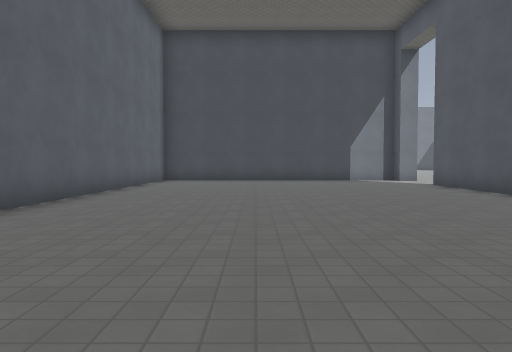
[1] (above)

24 first-person views from a walk through a level from a Godot 3-D game. The camera is 1.3 m above the floor, tilts 2° down and sees 70° across. The floor is counted in squares, 2 m on a side. Each view is taken from the middle of a square. On the plan, view 1 faces up. The plan holds only what a view shows up to about 11 squares ahead; the rest is blank. The place goes on beyond the plan. Surface patterns are stand-ins for the level's own textures.

[2]
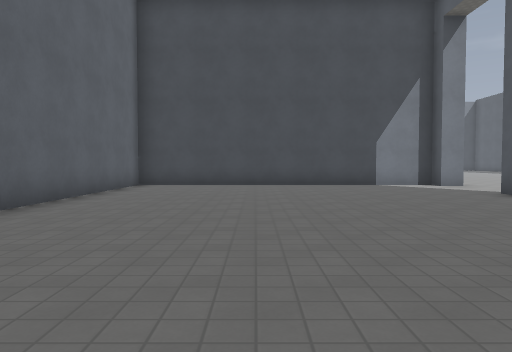

[3]
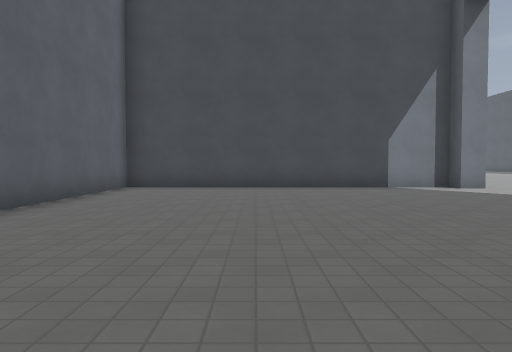

[4]
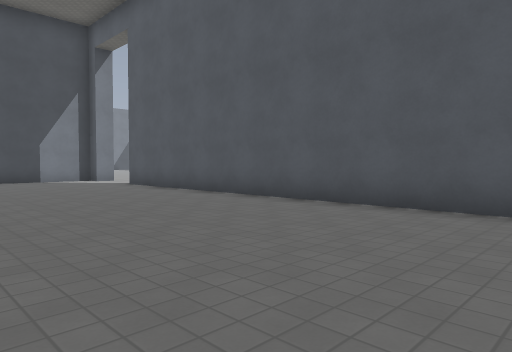

[5]
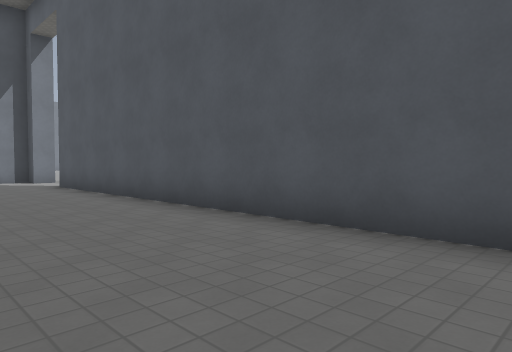

[6]
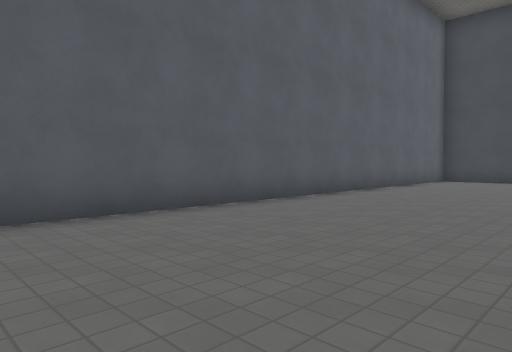

[7]
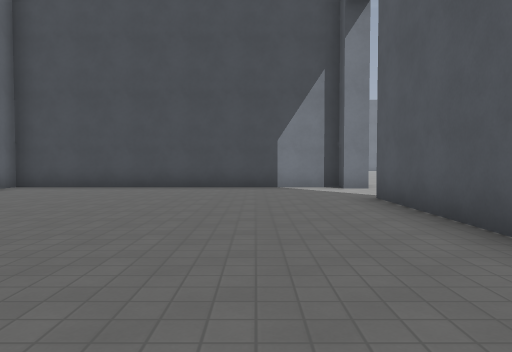

[8]
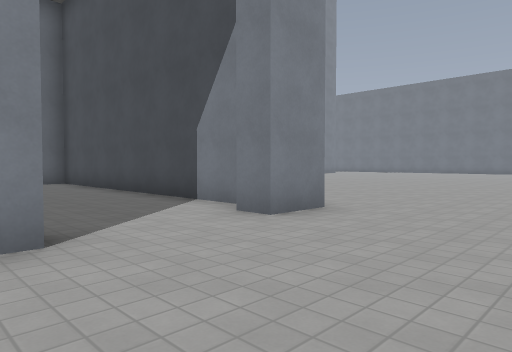

[9]
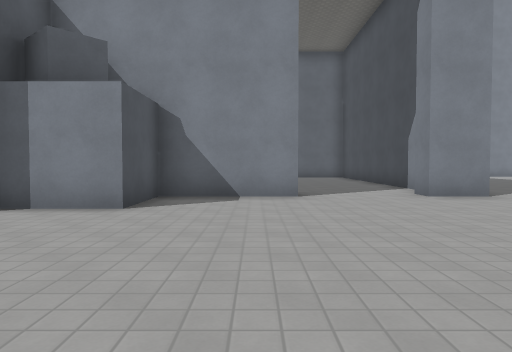

[10]
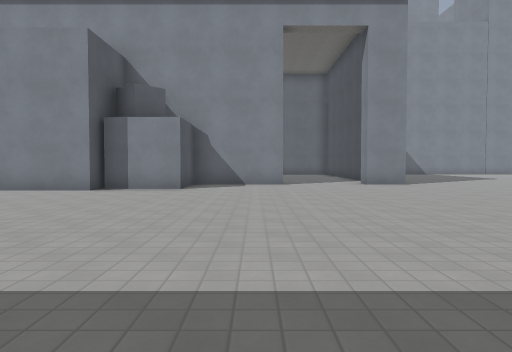

[11]
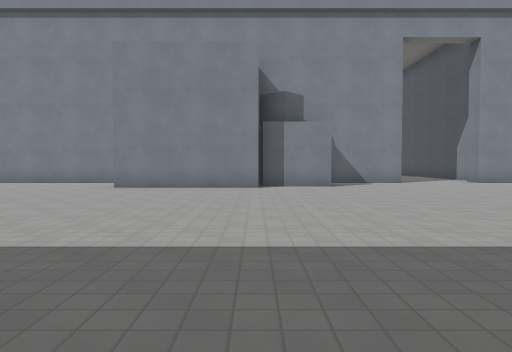

[12]
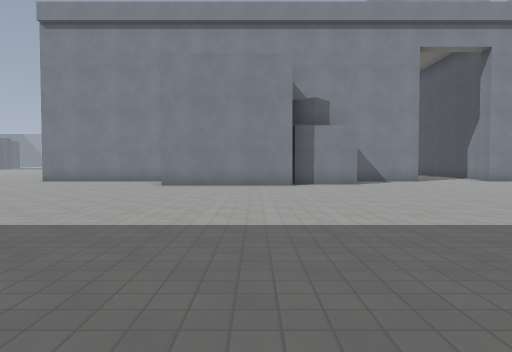

[13]
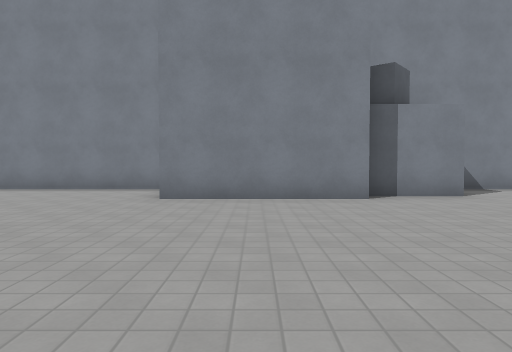

[14]
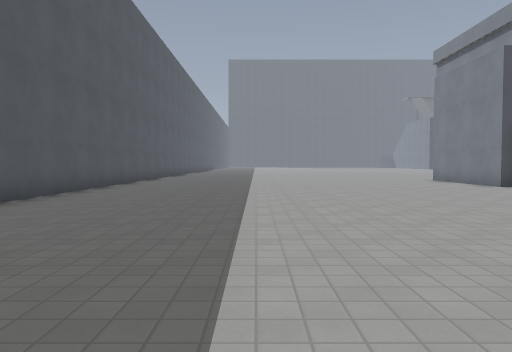

[15]
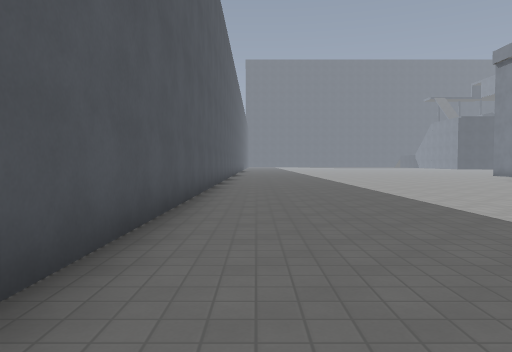

[16]
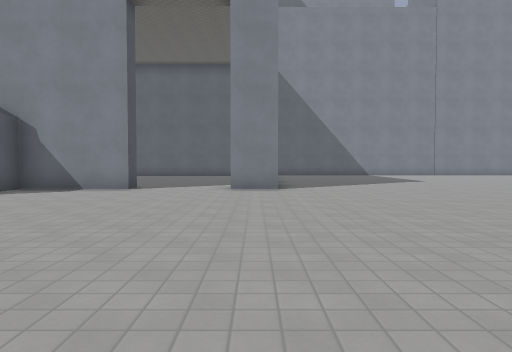

[17]
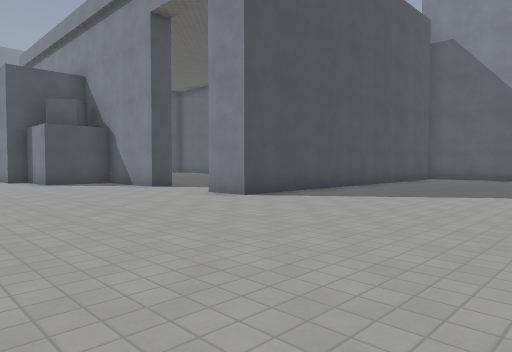

[18]
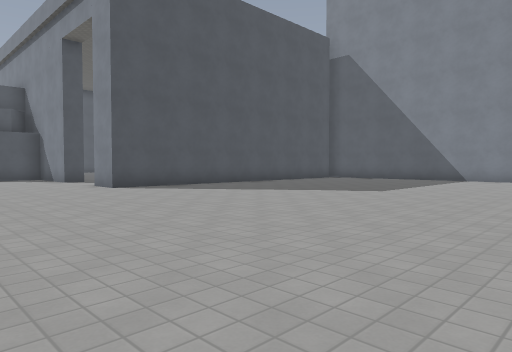

[19]
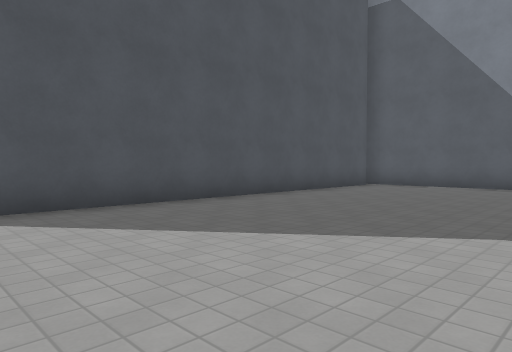

[20]
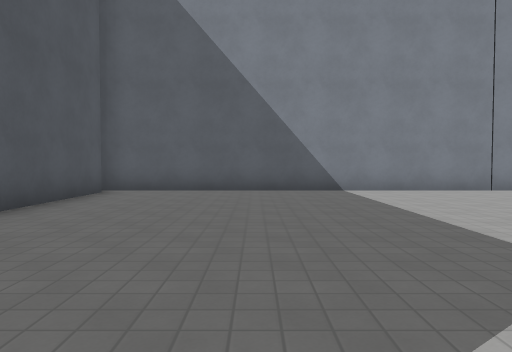

[21]
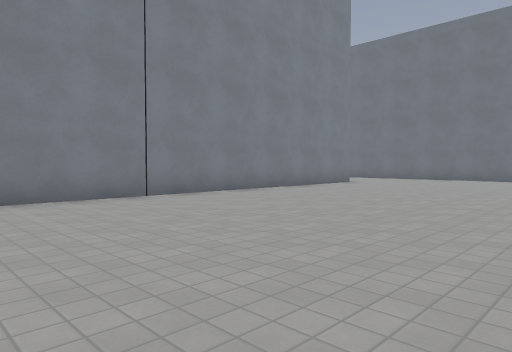

[22]
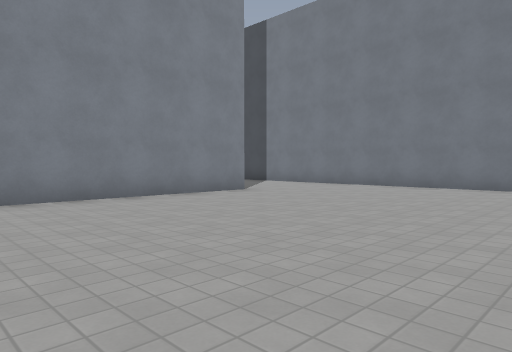

[23]
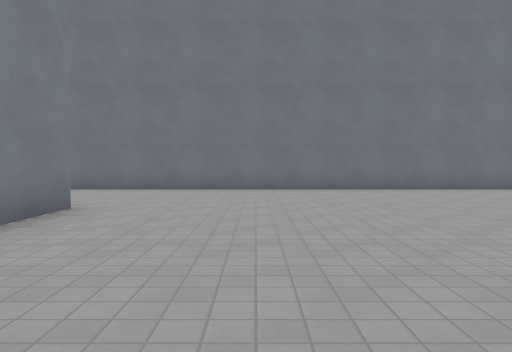

[24]
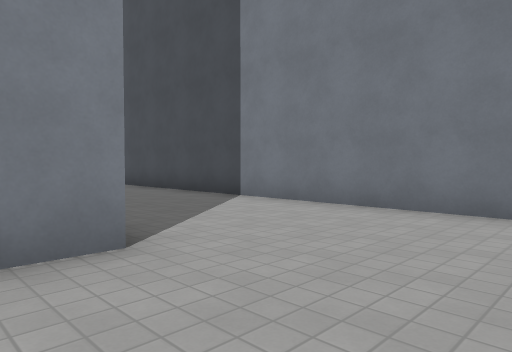

### Floor plan
Points are (right, up) in squares from view 1. A wall is a line through its corners. A room is listed if a view was taken in it or the views show most of it. See-through windows are left out.
Room 1 (views 1, 2, 3, 4, 5, 6, 7)
walls: (5.3, 0.5) (5.3, 10.8) (5.9, 10.8); (5.3, 13.9) (-3.5, 13.9) (-3.5, 0.8)
ways out: opening at (5.7, 12) to room 2
Room 2 (views 8, 9, 10, 11, 12, 13, 14, 15, 16, 17, 18, 19, 20, 21, 22, 23, 24)
walls: (5.9, 10.8) (5.9, 8.1) (7.8, 8.1) (7.8, 6.1); (-4.2, 14.6) (5.9, 14.6) (5.9, 13.4) (5.3, 13.4); (4.4, 35.1) (-12.5, 35.1); (7.5, 6.1) (8.3, 6.1) (8.3, 2.1); (-4.7, 31.4) (-4.7, 14.2); (5.9, 1.6) (5.9, -0.5); (19.2, 5) (19.2, 14.4)
ways out: opening at (5.7, 12) to room 1

Where each view was taken, in squares from view 1:
view 1: 0 up, 0 right, facing up
view 2: 3 up, 0 right, facing up
view 3: 4 up, 0 right, facing up
view 4: 0 up, 0 right, facing up-right
view 5: 0 up, 2 right, facing up-right
view 6: 0 up, 1 right, facing up-left
view 7: 4 up, 3 right, facing up
view 8: 10 up, 9 right, facing up-left
view 9: 10 up, 13 right, facing left
view 10: 10 up, 17 right, facing left
view 11: 6 up, 18 right, facing left
view 12: 5 up, 19 right, facing left
view 13: 4 up, 15 right, facing left
view 14: 16 up, 15 right, facing down
view 15: 16 up, 18 right, facing down
view 16: 14 up, 15 right, facing left
view 17: 20 up, 11 right, facing down-left
view 18: 24 up, 10 right, facing down-left
view 19: 20 up, 6 right, facing down-left
view 20: 18 up, 4 right, facing left
view 21: 20 up, 2 right, facing up-left
view 22: 25 up, 2 right, facing up-left
view 23: 26 up, 2 left, facing up
view 24: 30 up, 2 left, facing up-left
